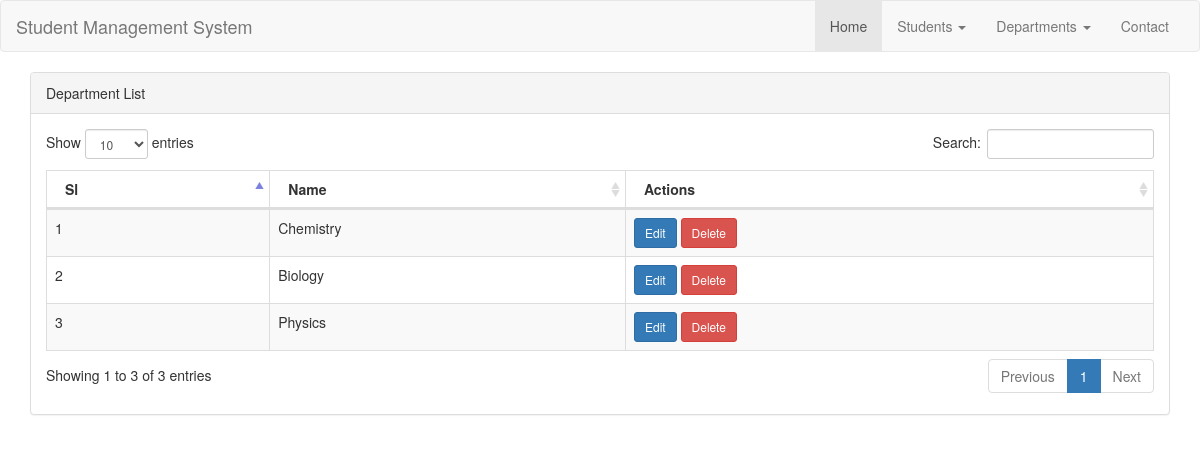
/departmentlist.php, run on the app's committed database.
### tables this page shows
CREATE TABLE `tbl_departments` (
  `id` int(11) NOT NULL,
  `department` varchar(100) NOT NULL
);

### database/DB.php (called while the page is built, shortened)
<?php
	class DB
	{
		private $host   = DB_HOST;
		private $user   = DB_USER;
		private $pass   = DB_PASS;
		private $dbname = DB_NAME;
		public $link;
		private function connectDB()
		{
			$this->link = new mysqli($this->host, $this->user, $this->pass, $this->dbname);
		}
		public function select($query)
		{
			$result = $this->link->query($query) or die($this->link->error.__LINE__);
			if ($result->num_rows > 0) {
				return $result;
			} else {
				return false;
			}
		}
	}
 ?>

### controllers/Department.php (called while the page is built, shortened)
<?php
	include_once '/../database/DB.php';
	class Department
	{
		private $db;
		private $table = "tbl_departments";
		public function __construct()
		{
			$this->db = new DB();
		}
		public function index()
		{
			$query  = "SELECT * FROM $this->table ORDER BY id DESC";
			$result = $this->db->select($query);
			return $result;
		}
	}
 ?>

### departmentlist.php (the view, shortened to what this page needs)
<?php
	$department = new Department();
 ?>
<!DOCTYPE html>
<html lang="en">
<head>
  <link rel="stylesheet" href="public/css/bootstrap.min.css">
  <link href="public/datatables-plugins/dataTables.bootstrap.css" rel="stylesheet">
  <link href="public/datatables-responsive/dataTables.responsive.css" rel="stylesheet">
</head>
<body>
<nav class="navbar navbar-default">
  <div class="container-fluid">
    <div class="navbar-header">
      <a class="navbar-brand" href="index.php">Student Management System</a>
    </div>
    <ul class="nav navbar-nav pull-right">
      <li class="active"><a href="#">Home</a></li>
      <li class="dropdown"><a class="dropdown-toggle" data-toggle="dropdown" href="#">Students <span class="caret"></span></a>
      </li>
      <li class="dropdown"><a class="dropdown-toggle" data-toggle="dropdown" href="#">Departments <span class="caret"></span></a>
      </li>
      <li><a href="#">Contact</a></li>
    </ul>
  </div>
</nav>
<div class="container">
  <div class="row">
      <div class="col-lg-12">
          <div class="panel panel-default">
              <div class="panel-heading">
                  Department List
              </div>
              <div class="panel-body">
                  <table width="100%" class="table table-striped table-bordered table-hover" id="dataTables-example">
                      <thead>
                          <tr>
                              <th>Sl</th>
                              <th>Name</th>
                              <th>Actions</th>
                          </tr>
                      </thead>
                      <tbody>
                        <?php
                            $result = $department->index();
                            if ($result) {
                              $sl = 0;
                              while ($data = $result->fetch_assoc()) {
                                $sl++;
                         ?>
                          <tr class="odd gradeX">
                              <td><?php echo $sl; ?></td>
                              <td><?php echo $data['department']; ?>
                              <td>
                                <a href="editdepartment.php?id=<?php echo $data['id']; ?>" class="btn btn-primary btn-sm">Edit</a>
                                <a href="deletedepartment.php?id=<?php echo $data['id']; ?>" class="btn btn-danger btn-sm">Delete</a>
                              </td>
                          </tr>
                          <?php } } ?>
                      </tbody>
                  </table>
              </div>
          </div>
      </div>
  </div>
</div>
</body>
</html>

### data on the page
tbl_departments: department "Chemistry"
tbl_departments: department "Biology"
tbl_departments: department "Physics"
